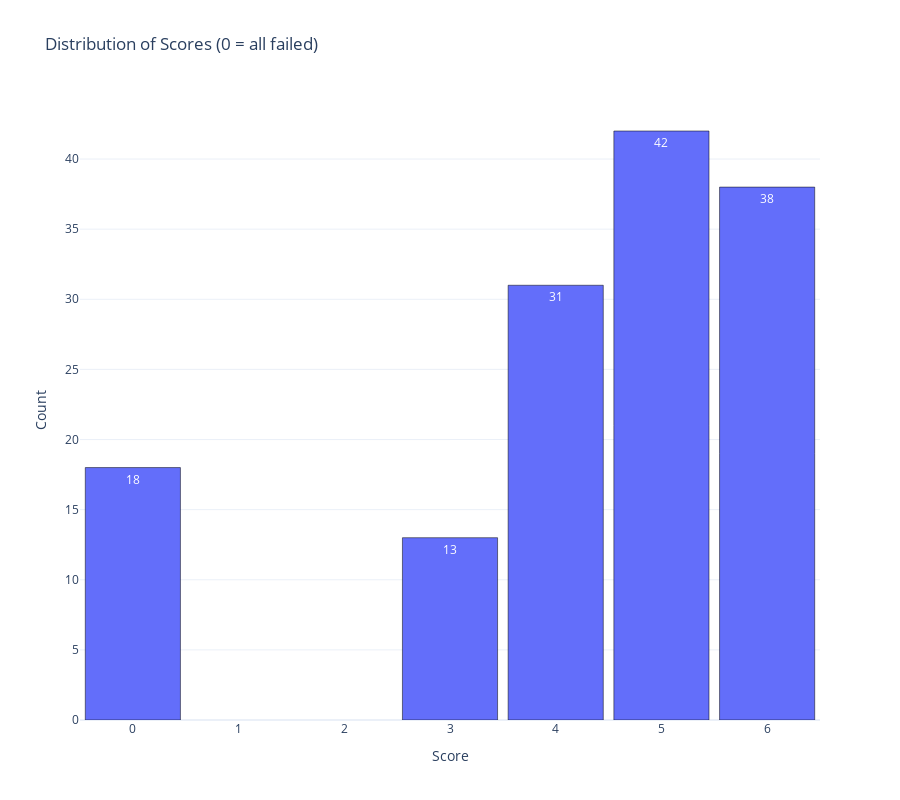

The cell this chart's notebook holds for it:
### Code cell
# Step 1: Count how many times each score appears (0–6)
score_distribution = (
    score_cleaned
    .group_by("score")
    .agg(pl.len().alias("count"))
    .sort("score")
)

# Step 2: Extract for plotting
x_vals = score_distribution["score"].to_list()
y_vals = score_distribution["count"].to_list()

# Step 3: Plot with go.Bar + text labels
fig = go.Figure(data=[
    go.Bar(
        x=x_vals,
        y=y_vals,
        text=y_vals,
        textposition='auto',
        marker=dict(
            line=dict(width=0.5, color='black')
        )
    )
])

fig.update_layout(
    title="Distribution of Scores (0 = all failed)",
    xaxis_title="Score",
    yaxis_title="Count",
    bargap=0.1,
    template="plotly_white",
    height=800
)

fig.show()

### Figure 1 — Plotly figure (JSON) as saved in the notebook; plotly's stock layout.template omitted (floating-point values rounded to 4 significant figures)
{"data": [{"marker": {"line": {"color": "black", "width": 0.5}}, "text": ["18", "13", "31", "42", "38"], "textposition": "auto", "type": "bar", "x": [0, 3, 4, 5, 6], "y": [18, 13, 31, 42, 38]}], "layout": {"bargap": 0.1, "height": 800, "title": {"text": "Distribution of Scores (0 = all failed)"}, "xaxis": {"title": {"text": "Score"}}, "yaxis": {"title": {"text": "Count"}}}}
